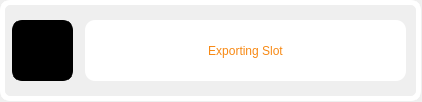
<?xml version="1.0" encoding="UTF-8"?>
<ui version="4.0">
 <class>MainWindow</class>
 <widget class="QMainWindow" name="MainWindow">
  <property name="geometry">
   <rect>
    <x>0</x>
    <y>0</y>
    <width>422</width>
    <height>102</height>
   </rect>
  </property>
  <property name="minimumSize">
   <size>
    <width>422</width>
    <height>102</height>
   </size>
  </property>
  <property name="maximumSize">
   <size>
    <width>422</width>
    <height>102</height>
   </size>
  </property>
  <property name="windowTitle">
   <string>MainWindow</string>
  </property>
  <widget class="QWidget" name="centralwidget">
   <widget class="QLabel" name="Message">
    <property name="geometry">
     <rect>
      <x>85</x>
      <y>20</y>
      <width>321</width>
      <height>61</height>
     </rect>
    </property>
    <property name="maximumSize">
     <size>
      <width>16777215</width>
      <height>16777215</height>
     </size>
    </property>
    <property name="styleSheet">
     <string notr="true">background-color: rgb(255, 255, 255);
font: Bold 20pt &quot;Ubuntu&quot;;
color: rgb(247, 137, 20);
border-radius:10px;</string>
    </property>
    <property name="text">
     <string>Exporting Slot</string>
    </property>
    <property name="alignment">
     <set>Qt::AlignCenter</set>
    </property>
   </widget>
   <widget class="QLabel" name="gif">
    <property name="geometry">
     <rect>
      <x>12</x>
      <y>20</y>
      <width>61</width>
      <height>61</height>
     </rect>
    </property>
    <property name="maximumSize">
     <size>
      <width>16777215</width>
      <height>16777215</height>
     </size>
    </property>
    <property name="styleSheet">
     <string notr="true">background-color: black;
border: 5px solid black;
border-radius: 10px;
border-top: 3.5px solid black;</string>
    </property>
    <property name="text">
     <string/>
    </property>
    <property name="pixmap">
     <pixmap>../Icons/src/Exporting.gif</pixmap>
    </property>
    <property name="alignment">
     <set>Qt::AlignCenter</set>
    </property>
   </widget>
   <widget class="QLabel" name="BorderLabel">
    <property name="geometry">
     <rect>
      <x>0</x>
      <y>0</y>
      <width>421</width>
      <height>101</height>
     </rect>
    </property>
    <property name="maximumSize">
     <size>
      <width>16777215</width>
      <height>16777215</height>
     </size>
    </property>
    <property name="styleSheet">
     <string notr="true">border: 5px solid white;
border-radius: 10px;</string>
    </property>
    <property name="text">
     <string/>
    </property>
   </widget>
   <zorder>BorderLabel</zorder>
   <zorder>Message</zorder>
   <zorder>gif</zorder>
  </widget>
 </widget>
 <resources/>
 <connections/>
</ui>
